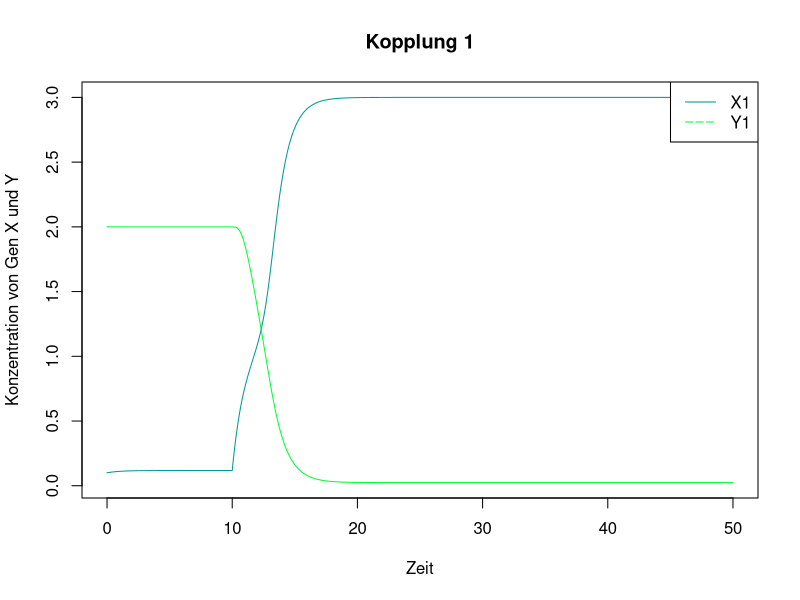
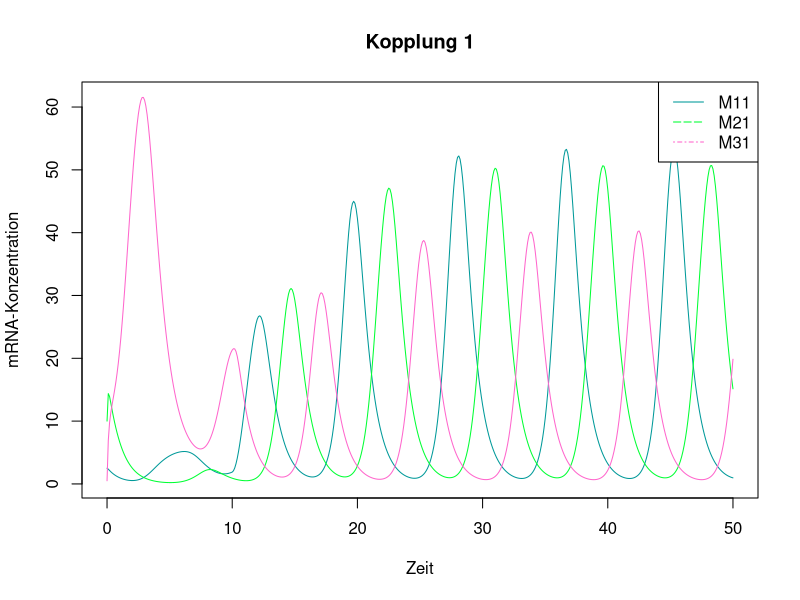
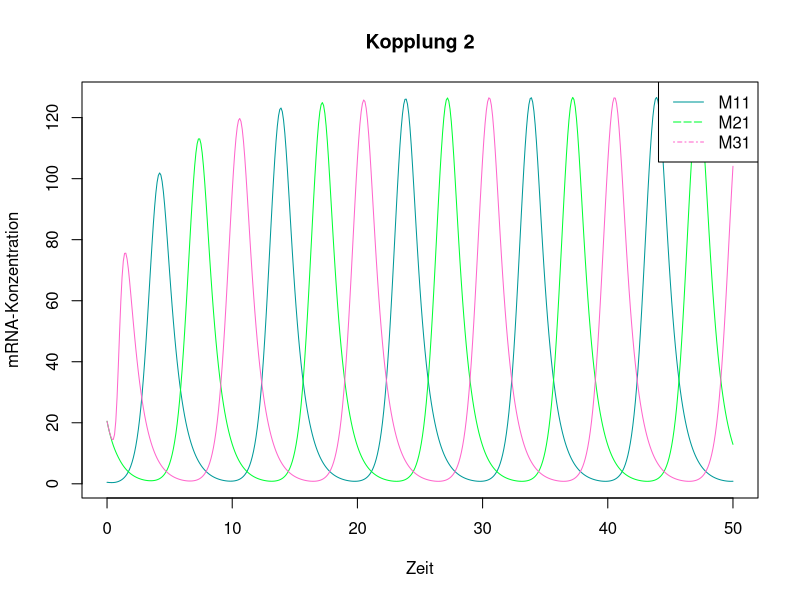
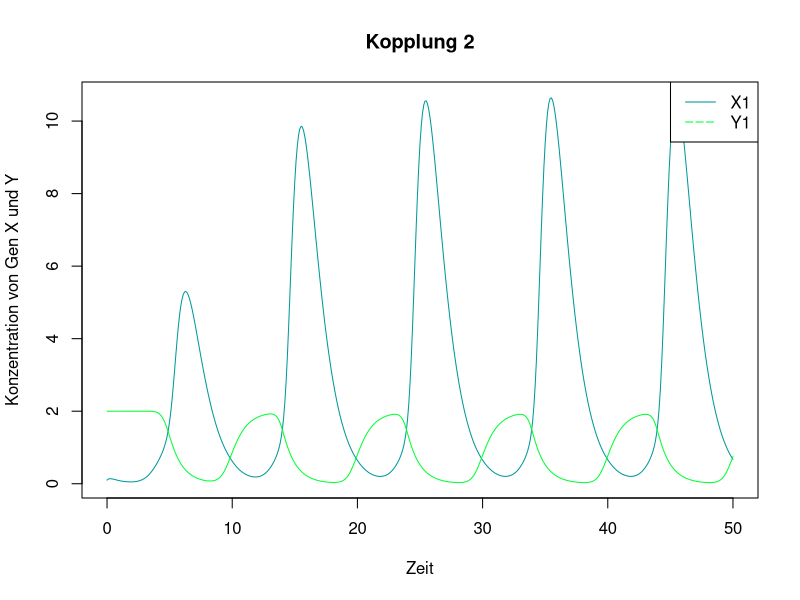

The R source for these figures, in order:
library(deSolve)

################################################################################
# KOPPLUNG 1: Toggle Switch kontrolliert Repressilator
repressilator_unter_toggle_switch <- function(time, state, parameters, signal) {
  ff1 <- signal(time)
  with(as.list(c(state, parameters)), {
    # Toggle Switch
    dX1 <- e/(1 + Y1^n) - d * X1 + ff1
    dY1 <- e/(1 + X1^n) - d * Y1 + f2
    
    # Definition von a1 als Funktion von X
    a1 <- A * X1 + B
    
    # Repressilator
    dM11 <- s * (-M11 + a1/(1 + P21^m))
    dM21 <- s * (-M21 + a/(1 + P31^m))
    dM31 <- s * (-M31 + a/(1 + P11^m))
    dP11 <- s * (b * M11 - y * P11)
    dP21 <- s * (b * M21 - y * P21)
    dP31 <- s * (b * M31 - y * P31)
    
    return(list(c(dX1, dY1, dM11, dM21, dM31, dP11, dP21, dP31), f1 = ff1))
  })
}

# Wechsel des Zustands von X als Signal 
signal <- approxfun(x = c(0, 10, 50), 
                    y = c(0, 1, 1), 
                    method = "constant", rule = 2)

# Zeitintervall
kopplungstimes <- seq(0, 50, by = 0.1)


# Setze Parameter für Kopplung mit a1
kopplung1_pars <- c(e = 2, 
                    n = 4, 
                    d = 1, 
                    A = 50, 
                    B = 0, 
                    a = 100, 
                    m = 2, 
                    b = 5, 
                    y = 5, 
                    s = 1, 
                    f1 = 0, 
                    f2 = 0)

# Setze den Startzustand
initial_state_kopplung1 <- c(X1 = 0.1, 
                             Y1 = 2, 
                             M11 = 2.5, 
                             M21 = 10, 
                             M31 = 0.5, 
                             P11 = 0.2, 
                             P21 = 0.45, 
                             P31 = 0.35)

# Löse DGLS für Kopplung 1
kopplung1 <- ode(y = initial_state_kopplung1, 
                 times = kopplungstimes, 
                 func = repressilator_unter_toggle_switch, 
                 parms = kopplung1_pars, 
                 signal = signal)

################################################################################
# Plots zur Visualisierung von Kopplung 1

matplot(x = kopplung1[, "time"], 
       y = kopplung1[, c("X1", "Y1")], 
       type = "l", 
       lty = 1, 
       col = c("#009999", "#00FF33", "#FF66CC"),  
       xlab = "Zeit", ylab = "Konzentration von Gen X und Y", 
       main = "Kopplung 1")
legend("topright", 
       legend = c("X1", "Y1"), 
       col = c("#009999", "#00FF33", "#FF66CC"), 
       lty = c(1, 5, 10))

matplot(x = kopplung1[, "time"], 
        y = kopplung1[, c("M11", "M21", "M31")], 
        type = "l", 
        lty = 1, 
        col = c("#009999", "#00FF33", "#FF66CC"), 
        xlab = "Zeit", ylab = "mRNA-Konzentration", 
        main = "Kopplung 1")
legend("topright", 
       legend = c("M11", "M21", "M31"), 
       col = c("#009999", "#00FF33", "#FF66CC"), 
       lty = c(1, 5, 10))

################################################################################
# KOPPLUNG 2: Repressilator kontrolliert Toggle Switch
toggle_switch_unter_repressilator <- function(time, state, parameters) {
  with(as.list(c(state, parameters)), {
    
    # Repressilator
    dM11 <- s * (-M11 + a/(1 + P21^m))
    dM21 <- s * (-M21 + a/(1 + P31^m))
    dM31 <- s * (-M31 + a/(1 + P10^m))
    dP10 <- s * (b * M11 - y * P10)
    dP21 <- s * (b * M21 - y * P21)
    dP31 <- s * (b * M31 - y * P31)
    
    # Definition von a1 als Funktion von X
    e1 <- A1 * P10 + B1
    
    # Toggle Switch
    dX1 <- e1/(1 + Y1^n) - d * X1 
    dY1 <- e/(1 + X1^n) - d * Y1
    
    return(list(c(dX1, dY1, dM11, dM21, dM31, dP10, dP21, dP31)))
  })
}

# Setze Parameter für Kopplung mit e1
kopplung2_pars <- c(e = 2, 
                    n = 4, 
                    d = 1, 
                    A1 = 0.21, 
                    B1 = 0, 
                    a = 300, 
                    m = 2, 
                    b = 5, 
                    y = 5, 
                    s = 1)

# Setze den Startzustand
initial_state_kopplung2 <- c(X1 = 0.1, 
                             Y1 = 2, 
                             M11 = 0.5, 
                             M21 = 20.5, 
                             M31 = 20.5, 
                             P10 = 40, 
                             P21 = 90, 
                             P31 = 70)

# Löse DGLS für Kopplung 2
kopplung2 <- ode(y = initial_state_kopplung2, 
                 times = seq(0, 50, by = 0.1), 
                 func = toggle_switch_unter_repressilator, 
                 parms = kopplung2_pars)

################################################################################
# Plots zur Visualisierung von Kopplung 2

matplot(x = kopplung2[, "time"], 
        y = kopplung2[, c("M11", "M21", "M31")], 
        type = "l", 
        lty = 1, 
        col = c("#009999", "#00FF33", "#FF66CC"), 
        xlab = "Zeit", 
        ylab = "mRNA-Konzentration", 
        main = "Kopplung 2")
legend("topright", 
       legend = c("M11", "M21", "M31"), 
       col = c("#009999", "#00FF33", "#FF66CC"), 
       lty = c(1, 5, 10))

matplot(x = kopplung2[, "time"], 
        y = kopplung2[, c("X1", "Y1")], 
        type = "l", 
        lty = 1, 
        col = c("#009999", "#00FF33", "#FF66CC"), 
        xlab = "Zeit", 
        ylab = "Konzentration von Gen X und Y", 
        main = "Kopplung 2")
legend("topright", 
       legend = c("X1", "Y1"), 
       col = c("#009999", "#00FF33", "#FF66CC"), 
       lty = c(1, 5, 10))
